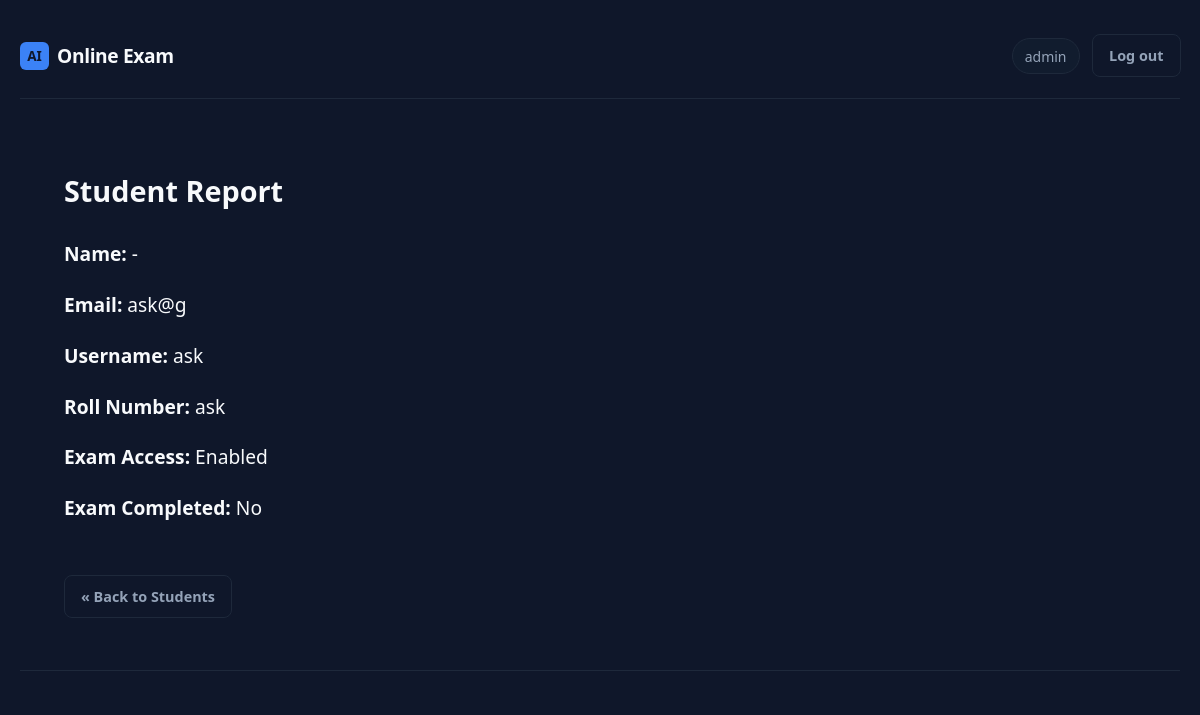
Before: /admin/student/51 (signed in) with the older database file.
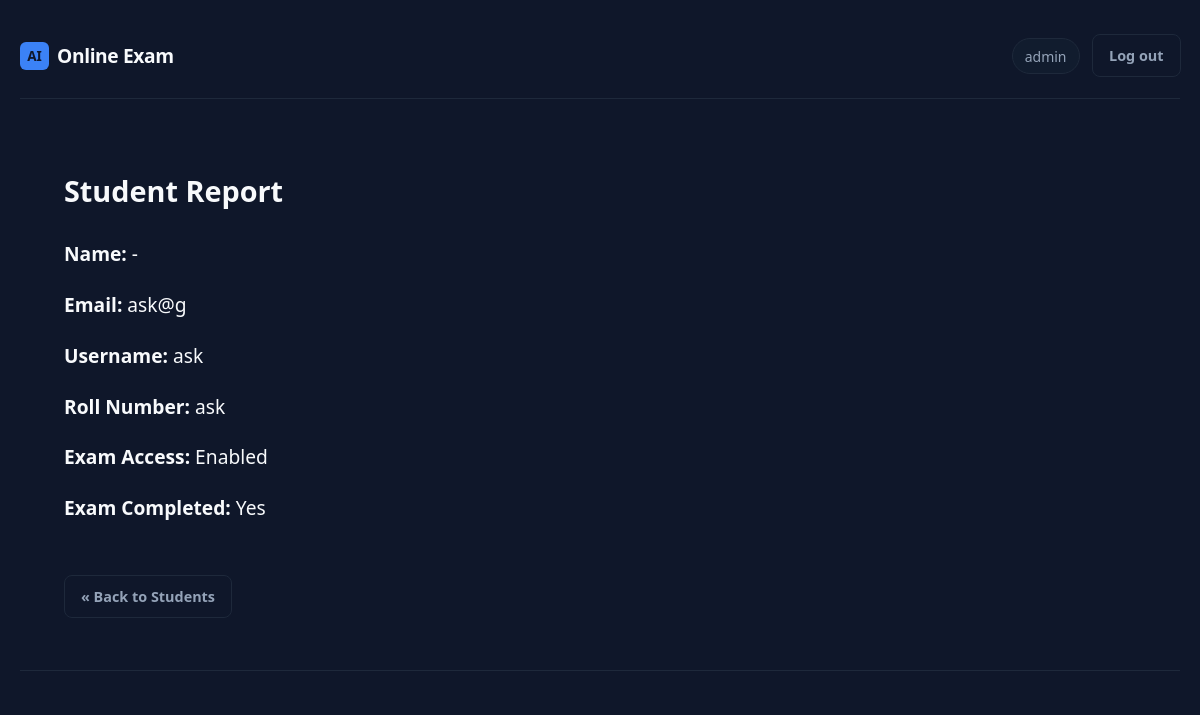
After: the same page with the newer database file.
### app.py (models this page shows)
class User(db.Model):
    __tablename__ = "users"
    id = db.Column(db.Integer, primary_key=True)
    username = db.Column(db.String(80), unique=True, nullable=False)
    email = db.Column(db.String(120), unique=True, nullable=False)
    password_hash = db.Column(db.String(256), nullable=False)
    roll_number = db.Column(db.String(50), unique=True, nullable=True)
    created_at = db.Column(db.DateTime, default=lambda: datetime.now(timezone.utc))
    is_admin = db.Column(db.Boolean, default=False)
    allow_reattempt = db.Column(db.Boolean, default=False)
    exam_access_enabled = db.Column(db.Boolean, default=True)
    exam_completed = db.Column(db.Boolean, default=False)
    admin_role = db.Column(db.String(20), nullable=True)
    is_blocked = db.Column(db.Boolean, default=False)
    block_reason = db.Column(db.String(255))
    attempts = db.relationship("Attempt", backref="user", lazy=True)

### app.py (the view)
@app.route('/admin/student/<id>')
@admin_required
def admin_student_detail(id):
    student = None
    try:
        student = User.query.get(int(id)) if id.isdigit() else None
    except:
        student = None
    return render_template('admin/student_detail.html', student=student)

### app.py (called while the page is built, shortened)
def admin_required(f):
    @wraps(f)
    def decorated(*args, **kwargs):
        if "user_id" not in session:
            return redirect(url_for("admin_login_page"))
        u = db.session.get(User, session["user_id"])
        return f(*args, **kwargs)
    return decorated

### templates/admin/student_detail.html (shortened to what this page needs)
{% extends "base.html" %}
{% block body_class %}page-admin{% endblock %}
{% block content %}
<div style="padding:20px;">
    <h2>Student Report</h2>
{% if student %}
    <p><strong>Name:</strong> {{ student.name if student.name else '-' }}</p>
    <p><strong>Email:</strong> {{ student.email if student.email else '-' }}</p>
    <p><strong>Username:</strong> {{ student.username if student.username else '-' }}</p>
    <p><strong>Roll Number:</strong> {{ student.roll_number if student.roll_number else 'N/A' }}</p>
    <p><strong>Exam Access:</strong> {{ 'Enabled' if student.exam_access_enabled else 'Disabled' }}</p>
    <p><strong>Exam Completed:</strong> {{ 'Yes' if student.exam_completed else 'No' }}</p>
{% else %}
    <p>No detailed data available</p>
{% endif %}
<br>
<a href="/admin/students" class="btn btn-ghost">« Back to Students</a>
</div>
{% endblock %}

### templates/base.html (shortened to what this page needs)
<!DOCTYPE html>
<html lang="en">
<head>
  <link rel="stylesheet" href="{{ url_for('static', filename='css/style.css') }}">
</head>
<body class="{% block body_class %}{% endblock %}">
  <div class="app-shell">
    <header class="top-bar">
      <a href="{% if session.get('is_admin') %}{{ url_for('admin_dashboard') }}{% elif session.get('user_id') %}{{ url_for('dashboard') }}{% else %}{{ url_for('login') }}{% endif %}" class="brand">
        <span class="brand-mark">AI</span>
        <span class="brand-text">Online Exam</span>
      </a>
      {% if session.get('user_id') %}
      <nav class="top-nav">
        <span class="user-pill">{{ session.get('username') }}</span>
        <a href="{{ url_for('admin_logout') if session.get('is_admin') else url_for('logout') }}" class="btn btn-ghost">Log out</a>
      </nav>
      {% endif %}
    </header>
    <div class="full-width-wrapper">
      {% block content %}{% endblock %}
    </div>
    <footer class="site-footer">
    </footer>
  </div>
</body>
</html>

### static/css/style.css (style rules this page uses)
:root { --bg: #0f172a; --bg-elevated: #111c2e; --border: #1e293b; --text: #f8fafc; --muted: #94a3b8; --accent: #3b82f6; --accent-dim: #2563eb; --accent-glow: rgba(59, 130, 246, 0.35); --success: #22c55e; --error: #ef4444; --radius: 10px; --font: "Segoe UI", system-ui, -apple-system, sans-serif; }
*, *::before, *::after { box-sizing: border-box; }
body { margin: 0; min-height: 100vh; font-family: var(--font); background: var(--bg); color: var(--text); font-size: 1.2rem; line-height: 1.65; }
a { color: var(--accent); text-decoration: none; }
.app-shell { max-width: 1080px; margin: 0 auto; padding: 1.65rem 1.25rem 2.5rem; min-height: 100vh; display: flex; flex-direction: column; position: relative; z-index: 1; }
.top-bar { display: flex; align-items: center; justify-content: space-between; padding: 0.5rem 0 1.25rem; border-bottom: 1px solid var(--border); margin-bottom: 1.5rem; }
.brand { display: flex; align-items: center; gap: 0.5rem; color: var(--text); text-decoration: none; }
.brand-mark { background: var(--accent); color: #0f172a; font-weight: 700; padding: 0.2rem 0.45rem; border-radius: 6px; font-size: 0.85rem; }
.brand-text { font-weight: 600; letter-spacing: -0.02em; }
.top-nav { display: flex; align-items: center; gap: 0.75rem; }
.user-pill { font-size: 0.875rem; color: var(--muted); padding: 0.35rem 0.75rem; background: var(--bg-elevated); border-radius: 999px; border: 1px solid var(--border); }
.site-footer { margin-top: 2rem; padding-top: 1rem; border-top: 1px solid var(--border); font-size: 0.8rem; color: var(--muted); text-align: center; }
.btn { display: inline-flex; align-items: center; justify-content: center; padding: 0.55rem 1rem; border-radius: 8px; font-size: 0.9rem; font-weight: 600; border: 1px solid transparent; cursor: pointer; font-family: inherit; transition: background 0.15s, border-color 0.15s; }
.btn-ghost { background: transparent; color: var(--muted); border-color: var(--border); }
body.page-admin-portal, body.page-admin-login, body.page-admin { background: #0f172a; }
.btn, .btn-primary, .btn-outline, button, a.btn, a.btn-primary, a.btn-outline { transition: all 0.25s ease; position: relative; }
.btn, button { will-change: transform; }

### templates/base.html (style rules this page uses)
body { margin: 0; padding: 0; }
html, body { width: 100%; overflow-x: hidden; }
.app-shell { width: 100%; max-width: 100%; }
.full-width-wrapper { width: 100%; max-width: 100%; padding-left: 24px; padding-right: 24px; }

Changed rows visible on the page:
changed User "ask@g": exam_completed "No" → "Yes"
